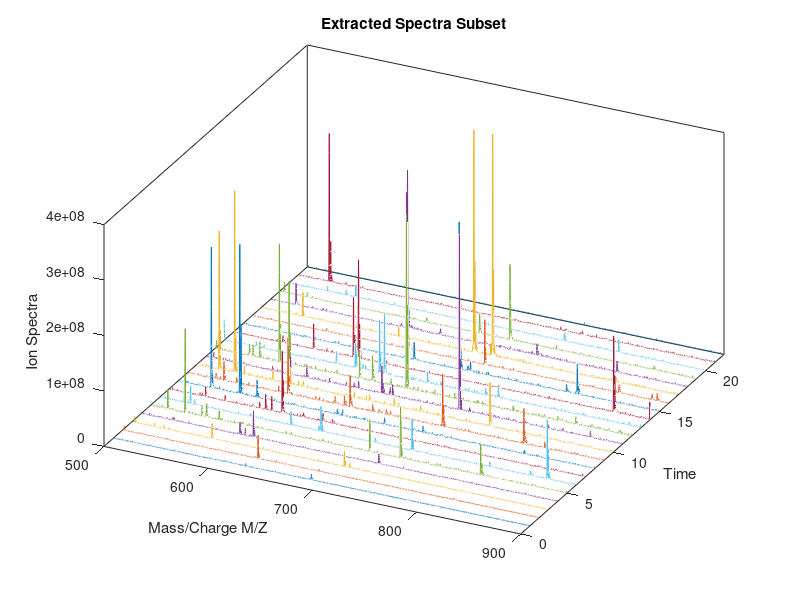

This chart was generated by the following MATLAB code:

load spectraData masscharge time spectra
% create 3D plot
figure
plot3(masscharge, time, spectra)
box on

% view specifies the angle at which we are going to view
% view(azimuth, elevation)
view(26,42)
axis([500 900 0 22 0 4e8])

% Add title and axis labels
xlabel('Mass/Charge M/Z')
ylabel('Time')
zlabel('Ion Spectra')
title('Extracted Spectra Subset')

